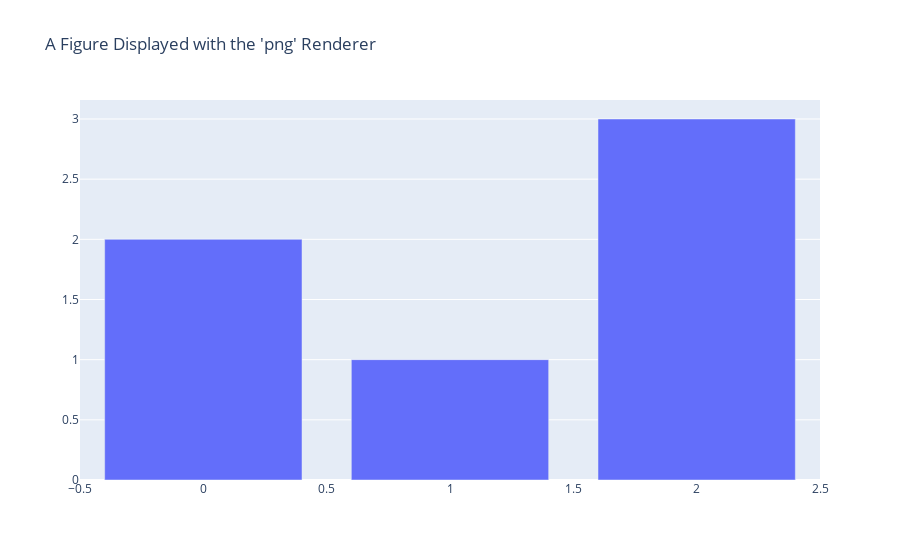

The notebook cell this image was saved under:
### Code cell
fig = go.Figure(
    data=[go.Bar(y=[2, 1, 3])],
    layout_title_text="A Figure Displayed with the 'png' Renderer"
)
# figure will be interactive in local but won't show in GitHub
iplot(fig)

### Figure 1 — Plotly figure (JSON) as saved in the notebook; plotly's stock layout.template omitted (floating-point values rounded to 4 significant figures)
{"data": [{"type": "bar", "y": [2, 1, 3]}], "layout": {"title": {"text": "A Figure Displayed with the 'png' Renderer"}}}
